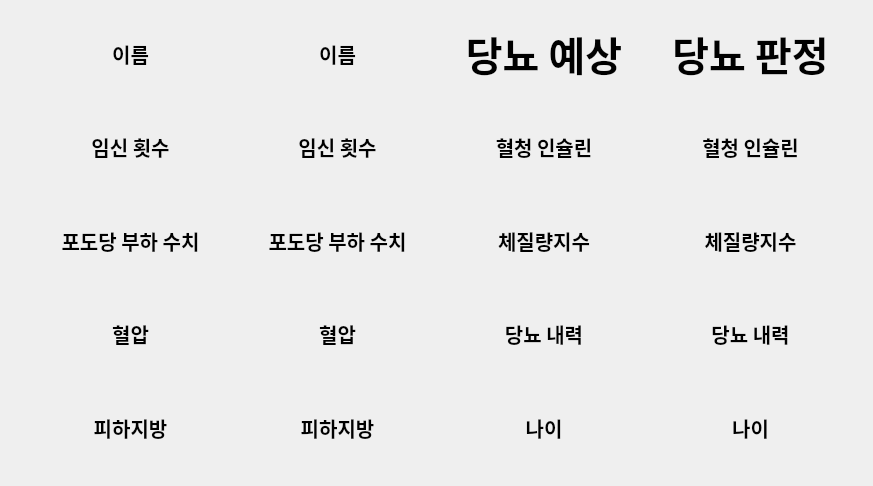
<?xml version="1.0" encoding="UTF-8"?>
<ui version="4.0">
 <class>Form</class>
 <widget class="QWidget" name="Form">
  <property name="geometry">
   <rect>
    <x>0</x>
    <y>0</y>
    <width>873</width>
    <height>486</height>
   </rect>
  </property>
  <property name="windowTitle">
   <string>Form</string>
  </property>
  <widget class="QWidget" name="layoutWidget">
   <property name="geometry">
    <rect>
     <x>30</x>
     <y>10</y>
     <width>821</width>
     <height>461</height>
    </rect>
   </property>
   <layout class="QGridLayout" name="gridLayout">
    <item row="4" column="2">
     <widget class="QLabel" name="Agelabel">
      <property name="font">
       <font>
        <family>한컴 말랑말랑 Bold</family>
        <pointsize>15</pointsize>
        <weight>75</weight>
        <bold>true</bold>
       </font>
      </property>
      <property name="text">
       <string>나이</string>
      </property>
      <property name="alignment">
       <set>Qt::AlignCenter</set>
      </property>
     </widget>
    </item>
    <item row="1" column="0">
     <widget class="QLabel" name="Pregnancieslabel">
      <property name="font">
       <font>
        <family>한컴 말랑말랑 Bold</family>
        <pointsize>15</pointsize>
        <weight>75</weight>
        <bold>true</bold>
       </font>
      </property>
      <property name="text">
       <string>임신 횟수</string>
      </property>
      <property name="alignment">
       <set>Qt::AlignCenter</set>
      </property>
     </widget>
    </item>
    <item row="1" column="2">
     <widget class="QLabel" name="Insulinlabel">
      <property name="font">
       <font>
        <family>한컴 말랑말랑 Bold</family>
        <pointsize>15</pointsize>
        <weight>75</weight>
        <bold>true</bold>
       </font>
      </property>
      <property name="text">
       <string>혈청 인슐린</string>
      </property>
      <property name="alignment">
       <set>Qt::AlignCenter</set>
      </property>
     </widget>
    </item>
    <item row="2" column="0">
     <widget class="QLabel" name="Glucoselabel">
      <property name="font">
       <font>
        <family>한컴 말랑말랑 Bold</family>
        <pointsize>15</pointsize>
        <weight>75</weight>
        <bold>true</bold>
       </font>
      </property>
      <property name="text">
       <string>포도당 부하 수치</string>
      </property>
      <property name="alignment">
       <set>Qt::AlignCenter</set>
      </property>
     </widget>
    </item>
    <item row="2" column="2">
     <widget class="QLabel" name="BMIlabel">
      <property name="font">
       <font>
        <family>한컴 말랑말랑 Bold</family>
        <pointsize>15</pointsize>
        <weight>75</weight>
        <bold>true</bold>
       </font>
      </property>
      <property name="text">
       <string>체질량지수</string>
      </property>
      <property name="alignment">
       <set>Qt::AlignCenter</set>
      </property>
     </widget>
    </item>
    <item row="3" column="0">
     <widget class="QLabel" name="BloodPressurelabel">
      <property name="font">
       <font>
        <family>한컴 말랑말랑 Bold</family>
        <pointsize>15</pointsize>
        <weight>75</weight>
        <bold>true</bold>
       </font>
      </property>
      <property name="text">
       <string>혈압</string>
      </property>
      <property name="alignment">
       <set>Qt::AlignCenter</set>
      </property>
     </widget>
    </item>
    <item row="3" column="1">
     <widget class="QLabel" name="BloodPressurelabel_2">
      <property name="font">
       <font>
        <family>한컴 말랑말랑 Bold</family>
        <pointsize>15</pointsize>
        <weight>75</weight>
        <bold>true</bold>
       </font>
      </property>
      <property name="text">
       <string>혈압</string>
      </property>
      <property name="alignment">
       <set>Qt::AlignCenter</set>
      </property>
     </widget>
    </item>
    <item row="4" column="0">
     <widget class="QLabel" name="SkinThicknesslabel">
      <property name="font">
       <font>
        <family>한컴 말랑말랑 Bold</family>
        <pointsize>15</pointsize>
        <weight>75</weight>
        <bold>true</bold>
       </font>
      </property>
      <property name="text">
       <string>피하지방</string>
      </property>
      <property name="alignment">
       <set>Qt::AlignCenter</set>
      </property>
     </widget>
    </item>
    <item row="1" column="1">
     <widget class="QLabel" name="Pregnancieslabel_2">
      <property name="font">
       <font>
        <family>한컴 말랑말랑 Bold</family>
        <pointsize>15</pointsize>
        <weight>75</weight>
        <bold>true</bold>
       </font>
      </property>
      <property name="text">
       <string>임신 횟수</string>
      </property>
      <property name="alignment">
       <set>Qt::AlignCenter</set>
      </property>
     </widget>
    </item>
    <item row="2" column="1">
     <widget class="QLabel" name="Glucoselabel_2">
      <property name="font">
       <font>
        <family>한컴 말랑말랑 Bold</family>
        <pointsize>15</pointsize>
        <weight>75</weight>
        <bold>true</bold>
       </font>
      </property>
      <property name="text">
       <string>포도당 부하 수치</string>
      </property>
      <property name="alignment">
       <set>Qt::AlignCenter</set>
      </property>
     </widget>
    </item>
    <item row="3" column="2">
     <widget class="QLabel" name="DiabetesPedigreeFunctionlabel">
      <property name="font">
       <font>
        <family>한컴 말랑말랑 Bold</family>
        <pointsize>15</pointsize>
        <weight>75</weight>
        <bold>true</bold>
       </font>
      </property>
      <property name="text">
       <string>당뇨 내력</string>
      </property>
      <property name="alignment">
       <set>Qt::AlignCenter</set>
      </property>
     </widget>
    </item>
    <item row="0" column="0">
     <widget class="QLabel" name="Namelabel">
      <property name="font">
       <font>
        <family>한컴 말랑말랑 Bold</family>
        <pointsize>15</pointsize>
        <weight>75</weight>
        <bold>true</bold>
       </font>
      </property>
      <property name="text">
       <string>이름</string>
      </property>
      <property name="alignment">
       <set>Qt::AlignCenter</set>
      </property>
     </widget>
    </item>
    <item row="4" column="1">
     <widget class="QLabel" name="SkinThicknesslabel_2">
      <property name="font">
       <font>
        <family>한컴 말랑말랑 Bold</family>
        <pointsize>15</pointsize>
        <weight>75</weight>
        <bold>true</bold>
       </font>
      </property>
      <property name="text">
       <string>피하지방</string>
      </property>
      <property name="alignment">
       <set>Qt::AlignCenter</set>
      </property>
     </widget>
    </item>
    <item row="0" column="1">
     <widget class="QLabel" name="Namelabel_2">
      <property name="font">
       <font>
        <family>한컴 말랑말랑 Bold</family>
        <pointsize>15</pointsize>
        <weight>75</weight>
        <bold>true</bold>
       </font>
      </property>
      <property name="text">
       <string>이름</string>
      </property>
      <property name="alignment">
       <set>Qt::AlignCenter</set>
      </property>
     </widget>
    </item>
    <item row="1" column="3">
     <widget class="QLabel" name="Insulinlabel_2">
      <property name="font">
       <font>
        <family>한컴 말랑말랑 Bold</family>
        <pointsize>15</pointsize>
        <weight>75</weight>
        <bold>true</bold>
       </font>
      </property>
      <property name="text">
       <string>혈청 인슐린</string>
      </property>
      <property name="alignment">
       <set>Qt::AlignCenter</set>
      </property>
     </widget>
    </item>
    <item row="2" column="3">
     <widget class="QLabel" name="BMIlabel_2">
      <property name="font">
       <font>
        <family>한컴 말랑말랑 Bold</family>
        <pointsize>15</pointsize>
        <weight>75</weight>
        <bold>true</bold>
       </font>
      </property>
      <property name="text">
       <string>체질량지수</string>
      </property>
      <property name="alignment">
       <set>Qt::AlignCenter</set>
      </property>
     </widget>
    </item>
    <item row="3" column="3">
     <widget class="QLabel" name="DiabetesPedigreeFunctionlabel_2">
      <property name="font">
       <font>
        <family>한컴 말랑말랑 Bold</family>
        <pointsize>15</pointsize>
        <weight>75</weight>
        <bold>true</bold>
       </font>
      </property>
      <property name="text">
       <string>당뇨 내력</string>
      </property>
      <property name="alignment">
       <set>Qt::AlignCenter</set>
      </property>
     </widget>
    </item>
    <item row="4" column="3">
     <widget class="QLabel" name="Agelabel_2">
      <property name="font">
       <font>
        <family>한컴 말랑말랑 Bold</family>
        <pointsize>15</pointsize>
        <weight>75</weight>
        <bold>true</bold>
       </font>
      </property>
      <property name="text">
       <string>나이</string>
      </property>
      <property name="alignment">
       <set>Qt::AlignCenter</set>
      </property>
     </widget>
    </item>
    <item row="0" column="3">
     <widget class="QLabel" name="resultlabel_2">
      <property name="font">
       <font>
        <family>한컴 말랑말랑 Bold</family>
        <pointsize>30</pointsize>
        <weight>75</weight>
        <bold>true</bold>
       </font>
      </property>
      <property name="text">
       <string>당뇨 판정</string>
      </property>
      <property name="alignment">
       <set>Qt::AlignCenter</set>
      </property>
     </widget>
    </item>
    <item row="0" column="2">
     <widget class="QLabel" name="resultlabel">
      <property name="font">
       <font>
        <family>한컴 말랑말랑 Bold</family>
        <pointsize>30</pointsize>
        <weight>75</weight>
        <bold>true</bold>
       </font>
      </property>
      <property name="text">
       <string>당뇨 예상</string>
      </property>
      <property name="alignment">
       <set>Qt::AlignCenter</set>
      </property>
     </widget>
    </item>
   </layout>
  </widget>
 </widget>
 <resources/>
 <connections/>
</ui>
